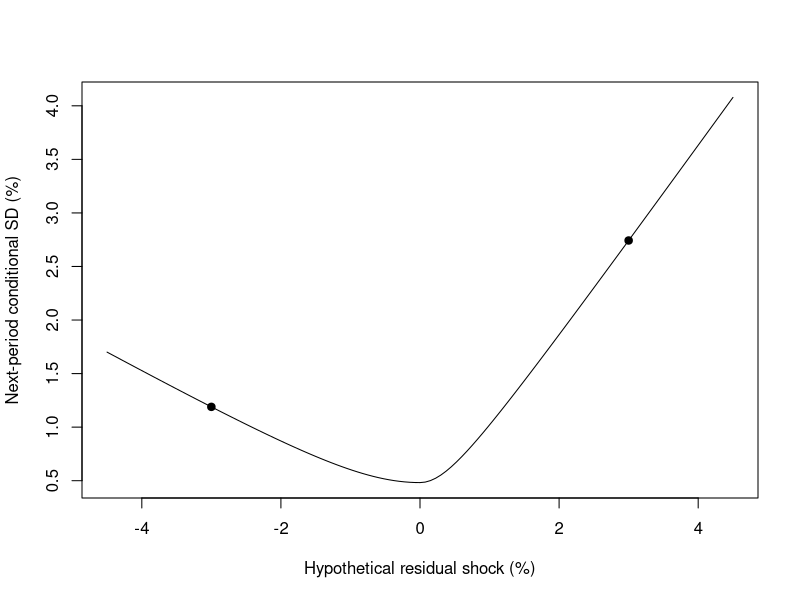

Recreate this plot in R.
# 合成教学数据，非真实市场行情; source is not independently verified
# Simple returns, decimal; one observation period, no automatic annualization.
R <- c(0.007412163339544217,
 -0.010482472146455321,
 0.008230851250901908,
 -0.0017544755294552758,
 -0.0051058979531225955,
 0.008836480819329084,
 -0.008069460912111217,
 0.003083159580684499,
 0.003283682466898781,
 -0.0075217265370117,
 0.007909726145666481,
 -0.004167708599150859,
 -0.001731318295021438,
 0.006388502107881307,
 -0.007733818897379609,
 0.005089088457663708,
 0.00031660889609970736,
 -0.005315970047409268,
 0.00749574337347355,
 -0.005864481814017135,
 0.0010212681270710146,
 0.004225548099663988,
 -0.007152192498396882,
 0.006481401262769117,
 -0.0022927510716643797,
 -0.003077880045171515,
 0.006674051240871524,
 -0.006920236601272181,
 0.003478987279705359,
 0.0018642368677680944,
 -0.006046998470411728,
 0.007165424552913003,
 -0.004548237896337581,
 -0.0005982444754874664,
 0.005268568505368928,
 -0.0072090948011840576,
 0.00546696573361081,
 -0.0006908037577509802,
 -0.004345435689627863,
 0.007050835956111483,
 0.03447608466288317,
 0.003301594174389433,
 0.005282395452769607,
 -0.010268848468377317,
 0.009932058247289648,
 -0.00450652991046329,
 -0.0029171279251399575,
 0.00814258032089669,
 -0.009079130905087508,
 0.00535382966147253,
 0.0010856325837020175,
 -0.006471637120770416,
 0.008378022193971628,
 -0.006010646691100449,
 0.00043942435901772196,
 0.0050603356148808554,
 -0.007762114248084521,
 0.006538947033129491,
 -0.0017889718539344764,
 -0.003762778766087461,
 0.007151322725917699,
 -0.00694076815747988,
 0.0030169107917315924,
 0.0024909111907596574,
 -0.006481107440425808,
 0.00719563687306754,
 -0.004127918570701305,
 -0.001206536196759826,
 0.005710719252532805,
 -0.007282237362592627,
 0.005102369570066203,
 -0.00009201976673746681,
 -0.004820937562954273,
 0.007186938964516124,
 -0.005913595604836681,
 0.0013824950407694218,
 0.0038094046683057768,
 -0.006904983937354061,
 0.006537770362466678,
 -0.0026289643002737288,
 -0.0026870279154288437,
 0.006438836835791205,
 -0.0069584014600299815,
 0.0037899877142431597,
 0.001475860979018049,
 -0.005796203922550201,
 0.007167389088249899,
 -0.0048249492290639425,
 -0.00020761066526904783,
 0.004988840263940824,
 -0.00716415273385324,
 0.005698646944657227,
 -0.0010782225839002417,
 -0.004032457300768834,
 0.00695390699982955,
 -0.006384106010432133,
 0.002337111711267952,
 0.002947548984118106,
 -0.006545864314732809,
 0.0068636946258373915,
 -0.0035231003641641658,
 -0.0017605931320347054,
 0.005951910846052656,
 -0.007128814405876396,
 0.0045926862609542264,
 0.000504867390092475,
 -0.005186088366495874,
 0.007178588130551282,
 -0.005508278686513892,
 0.0007798297945881697,
 0.00426499247500632,
 -0.007018039630858435,
 0.006240634280592247,
 -0.002048899445570233,
 -0.0032089442959864346,
 0.006656264321395065,
 -0.006769968710286935,
 0.003255925222913361,
 0.002043503676083573,
 -0.006105031251482009,
 0.007085774357063123,
 -0.004356305158781572,
 -0.0008006495539184436,
 0.005378136373773408,
 -0.007185631115096498,
 0.00531073881367242,
 -0.00048107655046283687,
 -0.004491651167385186,
 0.007073438798904378,
 -0.006087873333875894,
 0.0017578843783596738,
 0.0034649842949054047,
 -0.006757546217537926,
 0.006665699310064337,
 -0.0029834293192308073,
 -0.002322395839639031,
 0.006249223990400947,
 -0.007031636311538517,
 0.004112342018804895,
 0.0010943380582277922,
 -0.005561828929687306,
 0.007181536794691487,
 -0.005103807890430455,
 0.00018209779661739053,
 0.004710847441912495,
 -0.007118008987129756,
 0.005924452026342761,
 -0.0014641384521021266,
 -0.0037147929162654335,
 0.006848527625572845,
 -0.006550040666037566,
 0.0027057333940398776,
 0.0025966644742340776,
 -0.006383791460054556,
 0.006965858273499633,
 -0.003860954682430563,
 -0.001385394526064658,
 0.005736703957409584,
 -0.007165930834337918,
 0.004887636082955434)
B <- NULL
dates <- seq_along(R)
p <- list(omega=0.00001,
 a=0.12,
 b=0.82,
 gamma=0.06,
 kappa=0.2,
 mu=0,
 n=160,
 shock=4,
 lag=5,
 level=0.05,
 horizon=20,
 impact=0.03,
 weight=0.5,
 rho=0.3 )
n <- length(R)
stopifnot(n>=2,all(is.finite(R)),all(R>=-1))


# Conditional Gaussian GARCH fit: fixed training mean, h[1]=training sample variance.
# Scale residuals by training SD for optimization; transform variance back afterward.
gdecode <- function(t) {
  ea<-exp(t[2]);eb<-exp(t[3]);den<-1+ea+eb
  c(w=exp(t[1]),a=ea/den,b=eb/den)
}
gsimplex <- function(fn,start,maxIter=1800) {
  d<-length(start);v<-rbind(start,matrix(rep(start,d),nrow=d,byrow=TRUE)+diag(.25,d))
  f<-apply(v,1,fn)
  for(it in seq_len(maxIter)-1) {
    ord<-order(f);v<-v[ord,,drop=FALSE];f<-f[ord]
    spread<-max(abs(sweep(v[-1,,drop=FALSE],2,v[1,],"-")))
    if(spread<1e-6&&f[d+1]-f[1]<1e-8)
      return(list(par=v[1,],value=f[1],converged=TRUE,iterations=it))
    cent<-colMeans(v[seq_len(d),,drop=FALSE]);r<-2*cent-v[d+1,];fr<-fn(r)
    if(fr<f[1]){e<-cent+2*(r-cent);fe<-fn(e)
      if(fe<fr){v[d+1,]<-e;f[d+1]<-fe}else{v[d+1,]<-r;f[d+1]<-fr}
    }else if(fr<f[d]){v[d+1,]<-r;f[d+1]<-fr}else{
      outside<-fr<f[d+1];cx<-cent+.5*((if(outside)r else v[d+1,])-cent);fc<-fn(cx)
      if(fc<(if(outside)fr else f[d+1])){v[d+1,]<-cx;f[d+1]<-fc}else{
        for(j in 2:(d+1)){v[j,]<-(v[j,]+v[1,])/2;f[j]<-fn(v[j,])}
      }
    }
  }
  j<-which.min(f);list(par=v[j,],value=f[j],converged=FALSE,iterations=maxIter)
}
garch_objective <- function(eps,t) {
  if(any(!is.finite(t))||any(abs(t)>20))return(1e100)
  p<-gdecode(t);if(p[2]+p[3]>=1)return(1e100)
  h<-1;f<-0
  for(z in eps){
    if(!is.finite(h)||h<=0)return(1e100)
    f<-f+.5*(log(2*pi)+log(h)+z*z/h)
    h<-p[1]+p[2]*z*z+p[3]*h
  }
  if(is.finite(f))f else 1e100
}
fit_garch <- function(trainR,maxIter=1800) {
  stopifnot(all(is.finite(trainR)),all(trainR>=-1))
  n<-length(trainR);if(n<60)stop("GARCH needs at least 60 training observations")
  mu<-mean(trainR);s2<-var(trainR);scale<-sqrt(s2)
  if(!is.finite(scale)||scale<=1e-12*max(1,abs(mu)))stop("Near-constant training returns")
  eps<-(trainR-mu)/scale;fn<-function(t)garch_objective(eps,t)
  original<-rbind(c(.05,.08,.87),c(.1,.15,.75),c(.5,.1,.4),
    c(.9,.05,.05),c(.01,.12,.87),c(.2,.6,.2))
  starts<-t(apply(original,1,function(p)c(log(p[1]),log(p[2]/(1-p[2]-p[3])),log(p[3]/(1-p[2]-p[3])))))
  attempts<-lapply(seq_len(nrow(starts)),function(i){
    v<-gsimplex(fn,starts[i,],maxIter)
    local<-v$converged&&all(sapply(seq_along(v$par),function(j)all(sapply(c(-1,1),function(sign){
      t<-v$par;t[j]<-t[j]+sign*1e-4;fn(t)>=v$value-1e-6
    }))))
    v$accepted<-v$converged&&local&&v$value<1e99;v
  })
  valid<-Filter(function(v)v$accepted,attempts)
  if(!length(valid))stop("GARCH optimization failed: no teaching-parameter fallback")
  best<-valid[[which.min(sapply(valid,function(v)v$value))]]
  p<-gdecode(best$par);omega<-p[1]*s2;a<-p[2];b<-p[3];h<-numeric(n+1);h[1]<-s2
  for(t in seq_len(n))h[t+1]<-omega+a*(trainR[t]-mu)^2+b*h[t]
  stopifnot(omega>0,a>=0,b>=0,a+b<1,all(is.finite(h)),all(h>0))
  list(omega=unname(omega),a=unname(a),b=unname(b),mu=mu,initial=s2,
    scale=scale,n=n,h=h,theta=best$par,logLikelihood=-best$value-n*log(scale),
    converged=TRUE,iterations=best$iterations,attempts=attempts)
}
garch_forecast <- function(R,gamma,N,train,fit) {
  stopifnot(train==fit$n,train>=60,train<length(R))
  n<-length(R);h<-rep(NA_real_,n+1);h[train+1]<-fit$h[train+1]
  for(t in seq.int(train+1,n))h[t+1]<-fit$omega+fit$a*(R[t]-fit$mu)^2+fit$b*h[t]
  sigma<-sqrt(h);z<-qnorm(gamma)
  list(h=h,sigma=sigma,VaR=N*(-fit$mu+sigma*z),
    ES=N*(-fit$mu+sigma*dnorm(z)/(1-gamma)),mu=fit$mu)
}
# Fixed initial training estimation + sequential test variance updates; no daily refitting.
garch_estimated_backtest <- function(bt,R,gamma,N,train) {
  attempt<-tryCatch({f<-fit_garch(R[seq_len(train)]);g<-garch_forecast(R,gamma,N,train,f);
    ids<-bt$ids;V<-g$VaR[ids];E<-g$ES[ids];hit<-bt$L>V
    actual<-if(any(hit))mean(bt$L[hit])else NA_real_
    predicted<-if(any(hit))mean(E[hit])else NA_real_
    list(fit=f,model=list(VaR=V,ES=E,hits=which(hit),test=kupiec(length(ids),sum(hit),1-gamma),
      meanActual=actual,meanES=predicted,bias=actual-predicted))},error=function(e)list(error=conditionMessage(e)))
  bt$fit<-attempt$fit;bt$models$garchFit<-if(is.null(attempt$error))attempt$model else list(error=attempt$error)
  bt
}

vpath <- function(R,p,type="garch",initial=NULL) {
  if(type=="arch")p$b<-0
  if(type!="gjr")p$gamma<-0
  if(type!="m")p$kappa<-0
  persistence<-p$a+p$b+p$gamma/2
  stopifnot(p$omega>0,p$a>=0,p$b>=0,p$a+p$gamma>=0,persistence<1)
  n<-length(R);h<-numeric(n+1);h[1]<-if(is.null(initial))p$omega/(1-persistence)else initial
  stopifnot(is.finite(h[1]),h[1]>0)
  eps<-z<-condMean<-numeric(n);ll<-0
  for(t in seq_len(n)) {
    condMean[t]<-p$mu+p$kappa*sqrt(h[t]);eps[t]<-R[t]-condMean[t];z[t]<-eps[t]/sqrt(h[t])
    ll<-ll-.5*(log(2*pi)+log(h[t])+eps[t]^2/h[t])
    h[t+1]<-p$omega+(p$a+if(eps[t]<0)p$gamma else 0)*eps[t]^2+p$b*h[t]
  }
  stopifnot(all(is.finite(h)),all(h>0))
  p<-p[c("omega","a","b","gamma","mu","kappa")]
  c(p,list(h=h,eps=eps,z=z,condMean=condMean,logLikelihood=ll,persistence=persistence,n=n))
}
vdecode <- function(t,type) {
  if(type=="arch")return(list(omega=exp(t[1]),a=plogis(t[2]),b=0,gamma=0,mu=0,kappa=0))
  if(type=="gjr") {u<-exp(t[2:4]);d<-1+sum(u);a<-2*u[1]/d
    return(list(omega=exp(t[1]),a=unname(a),b=unname(u[3]/d),gamma=unname(2*u[2]/d-a),mu=0,kappa=0))}
  p<-gdecode(t);list(omega=unname(p[1]),a=unname(p[2]),b=unname(p[3]),gamma=0,
    mu=if(type=="m")t[4]else 0,kappa=if(type=="m")t[5]else 0)
}
vfit <- function(R,type="garch",maxIter=2600) {
  n<-length(R);if(n<60)stop("At least 60 observations required")
  baseMu<-mean(R);s2<-var(R);scale<-sqrt(s2)
  if(!is.finite(scale)||scale<=1e-12*max(1,abs(baseMu)))stop("Near-constant returns")
  if(type=="garch") {
    f<-fit_garch(R);p<-list(omega=f$omega,a=f$a,b=f$b,gamma=0,kappa=0,mu=f$mu)
    q<-vpath(R,p,type,s2);k<-4
  }else{
    y<-(R-baseMu)/scale
    if(type=="arch")starts<-rbind(c(-2,-2),c(-1,0),c(0,-3)) else if(type=="gjr")
      starts<-rbind(c(-3,log(2),log(4),log(40)),c(-1,-1,-1,1),c(-2,0,0,2),c(-1,1,0,1)) else {
      original<-rbind(c(.05,.08,.87),c(.1,.15,.75),c(.5,.1,.4),c(.9,.05,.05))
      starts<-do.call(rbind,lapply(seq_len(4),function(i){p<-original[i,];t<-c(log(p[1]),log(p[2]/(1-p[2]-p[3])),log(p[3]/(1-p[2]-p[3])))
        rbind(c(t,0,0),c(t,-.1,.2),c(t,.1,-.2))}))
    }
    fn<-function(t){if(any(!is.finite(t))||any(abs(t)>20))return(1e100)
      tryCatch(-vpath(y,vdecode(t,type),type,1)$logLikelihood,error=function(e)1e100)}
    attempts<-lapply(seq_len(nrow(starts)),function(i){v<-gsimplex(fn,starts[i,],maxIter)
      local<-v$converged&&all(sapply(seq_along(v$par),function(j)all(sapply(c(-1,1),function(sign){
        t<-v$par;t[j]<-t[j]+sign*1e-4;fn(t)>=v$value-1e-6}))))
      v$accepted<-v$converged&&v$value<1e99&&local;v})
    valid<-Filter(function(x)x$accepted,attempts)
    if(!length(valid))stop("Optimization failed; no parameter fallback")
    best<-valid[[which.min(sapply(valid,function(x)x$value))]]
    p<-vdecode(best$par,type);p$omega<-p$omega*s2;p$mu<-baseMu+p$mu*scale
    q<-vpath(R,p,type,s2);k<-if(type=="arch")3 else 5
    q$theta<-best$par;q$attempts<-attempts
  }
  q$converged<-TRUE;q$parameters<-k;q$aic<- -2*q$logLikelihood+2*k
  q$bic<- -2*q$logLikelihood+log(n)*k;q
}
varch <- function(e,lag) {
  n<-length(e);stopifnot(lag>=1,lag<=20,lag==floor(lag),n-lag>lag+2)
  scale<-mean(e^2);if(scale<=1e-24)stop("Degenerate residual variance")
  q<-e^2/scale;ids<-seq.int(lag+1,n);y<-q[ids]
  X<-cbind(1,sapply(seq_len(lag),function(j)q[ids-j]))
  if(qr(X,tol=1e-10)$rank<ncol(X)||sum((y-mean(y))^2)<1e-16*length(y))stop("Auxiliary regression rank deficient")
  fit<-lm.fit(X,y);r2<-max(0,min(1,1-sum(fit$residuals^2)/sum((y-mean(y))^2)))
  stat<-length(y)*r2;c(stat=stat,p=pchisq(stat,lag,lower.tail=FALSE),df=lag,n=length(y),r2=r2)
}
vljung <- function(e,lag) {
  stopifnot(length(e)>lag+2,lag>=1)
  if(sum((e-mean(e))^2)<1e-24)stop("Degenerate series")
  t<-Box.test(e,lag=lag,type="Ljung-Box",fitdf=0)
  c(stat=unname(t$statistic),p=t$p.value,df=lag,n=length(e))
}
vforecast <- function(q,H) {
  stopifnot(H>=1,H<=100,H==floor(H))
  long<-q$omega/(1-q$persistence)
  h<-numeric(H);h[1]<-tail(q$h,1)
  if(H>1)for(k in 2:H)h[k]<-q$omega+q$persistence*h[k-1]
  list(h=h,sigma=sqrt(h),long=long)
}
vccc <- function(A,B,p,mode="estimate",rhoMode="estimated") {
  stopifnot(length(A)==length(B))
  qa<-if(mode=="estimate")vfit(A)else vpath(A,p)
  qb<-if(mode=="estimate")vfit(B)else vpath(B,p)
  estimatedRho<-cor(qa$z,qb$z);rho<-if(rhoMode=="manual")p$rho else estimatedRho
  stopifnot(is.finite(rho),abs(rho)<1)
  covariance<-rho*sqrt(qa$h*qb$h)
  determinant<-qa$h*qb$h-covariance^2
  hp<-p$weight^2*qa$h+(1-p$weight)^2*qb$h+2*p$weight*(1-p$weight)*covariance
  stopifnot(all(determinant>0),all(hp>=0))
  list(a=qa,b=qb,rho=rho,estimatedRho=estimatedRho,covariance=covariance,hp=hp,det=determinant)
}


model <- "gjr"
mode <- "estimate"
q <- tryCatch(if(mode=="estimate")vfit(R,model)else vpath(R,p,model),error=function(e)list(error=conditionMessage(e)))
if(!is.null(q$error))message(q$error)else {
 print(unlist(q[c("omega","a","b","gamma","mu","kappa","logLikelihood","parameters","aic","bic")]))
 print(c(n=length(R),converged=if(mode=="estimate")q$converged else NA,current_SD=sqrt(q$h[n]),next_SD=sqrt(tail(q$h,1))))
 if(mode=="estimate"&&(q$persistence>.9999||q$a<1e-5||q$b<1e-5))message("Near parameter boundary: numerical convergence does not prove reliable identification")
 print(tail(data.frame(h=q$h,sigma=sqrt(q$h),actual=c(R,NA_real_)),6))
}

if(is.null(q$error)) {
 diagnostics <- list(z=tryCatch(vljung(q$z,p$lag),error=function(e)conditionMessage(e)),
 z2=tryCatch(vljung(q$z^2,p$lag),error=function(e)conditionMessage(e)),
 arch=tryCatch(varch(q$z,p$lag),error=function(e)conditionMessage(e)))
 print(diagnostics)
 forecast <- vforecast(q,p$horizon)
 print(data.frame(k=seq_len(p$horizon),variance=forecast$h,sd=sqrt(forecast$h)))
}

if(is.null(q$error)){
 base_h <- tail(q$h,1)
 positive <- q$omega+q$a*p$impact^2+q$b*base_h
 negative <- q$omega+(q$a+q$gamma)*p$impact^2+q$b*base_h
 print(c(positive_variance=positive,negative_variance=negative))
}

if(is.null(q$error)) {
 shock_grid<-seq(-max(.01,p$impact*1.5),max(.01,p$impact*1.5),length.out=121)
 next_h<-q$omega+(q$a+ifelse(shock_grid<0,q$gamma,0))*shock_grid^2+q$b*tail(q$h,1)
 plot(shock_grid*100,sqrt(next_h)*100,type="l",xlab="Hypothetical residual shock (%)",ylab="Next-period conditional SD (%)")
 points(c(-p$impact,p$impact)*100,sqrt(c(negative,positive))*100,pch=19)
}
